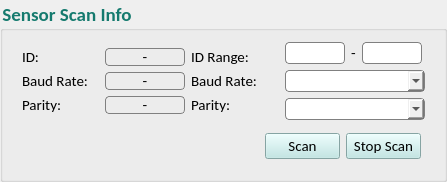
           <widget class="QGroupBox" name="groupBox_5">
            <property name="sizePolicy">
             <sizepolicy hsizetype="Fixed" vsizetype="Fixed">
              <horstretch>0</horstretch>
              <verstretch>0</verstretch>
             </sizepolicy>
            </property>
            <property name="minimumSize">
             <size>
              <width>441</width>
              <height>182</height>
             </size>
            </property>
            <property name="maximumSize">
             <size>
              <width>16777215</width>
              <height>182</height>
             </size>
            </property>
            <property name="font">
             <font>
              <family>Calibri</family>
              <pointsize>14</pointsize>
              <weight>75</weight>
              <bold>true</bold>
              <kerning>true</kerning>
             </font>
            </property>
            <property name="styleSheet">
             <string notr="true">color: #157A6E;
background:none;</string>
            </property>
            <property name="title">
             <string>Sensor Scan Info</string>
            </property>
            <layout class="QGridLayout" name="gridLayout_25">
             <item row="0" column="0">
              <layout class="QGridLayout" name="gridLayout_112">
               <item row="0" column="0">
                <layout class="QGridLayout" name="gridLayout_113">
                 <property name="sizeConstraint">
                  <enum>QLayout::SetDefaultConstraint</enum>
                 </property>
                 <item row="0" column="1">
                  <layout class="QGridLayout" name="gridLayout_149">
                   <property name="sizeConstraint">
                    <enum>QLayout::SetDefaultConstraint</enum>
                   </property>
                   <item row="0" column="0">
                    <widget class="QLabel" name="Parity_Label_13">
                     <property name="sizePolicy">
                      <sizepolicy hsizetype="Fixed" vsizetype="Fixed">
                       <horstretch>0</horstretch>
                       <verstretch>0</verstretch>
                      </sizepolicy>
                     </property>
                     <property name="minimumSize">
                      <size>
                       <width>75</width>
                       <height>18</height>
                      </size>
                     </property>
                     <property name="maximumSize">
                      <size>
                       <width>75</width>
                       <height>18</height>
                      </size>
                     </property>
                     <property name="font">
                      <font>
                       <family>Calibri</family>
                       <pointsize>11</pointsize>
                       <weight>50</weight>
                       <bold>false</bold>
                       <kerning>true</kerning>
                      </font>
                     </property>
                     <property name="styleSheet">
                      <string notr="true">color: rgb(0,0,0);</string>
                     </property>
                     <property name="text">
                      <string>ID Range:</string>
                     </property>
                    </widget>
                   </item>
                   <item row="1" column="0">
                    <widget class="QLabel" name="Parity_Label_14">
                     <property name="sizePolicy">
                      <sizepolicy hsizetype="Fixed" vsizetype="Fixed">
                       <horstretch>0</horstretch>
                       <verstretch>0</verstretch>
                      </sizepolicy>
                     </property>
                     <property name="minimumSize">
                      <size>
                       <width>80</width>
                       <height>18</height>
                      </size>
                     </property>
                     <property name="maximumSize">
                      <size>
                       <width>80</width>
                       <height>18</height>
                      </size>
                     </property>
                     <property name="font">
                      <font>
                       <family>Calibri</family>
                       <pointsize>11</pointsize>
                       <weight>50</weight>
                       <bold>false</bold>
                       <kerning>true</kerning>
                      </font>
                     </property>
                     <property name="styleSheet">
                      <string notr="true">color: rgb(0,0,0);</string>
                     </property>
                     <property name="text">
                      <string>Baud Rate:</string>
                     </property>
                    </widget>
                   </item>
                   <item row="2" column="0">
                    <widget class="QLabel" name="Parity_Label_15">
                     <property name="sizePolicy">
                      <sizepolicy hsizetype="Fixed" vsizetype="Fixed">
                       <horstretch>0</horstretch>
                       <verstretch>0</verstretch>
                      </sizepolicy>
                     </property>
                     <property name="minimumSize">
                      <size>
                       <width>75</width>
                       <height>18</height>
                      </size>
                     </property>
                     <property name="maximumSize">
                      <size>
                       <width>75</width>
                       <height>18</height>
                      </size>
                     </property>
                     <property name="font">
                      <font>
                       <family>Calibri</family>
                       <pointsize>11</pointsize>
                       <weight>50</weight>
                       <bold>false</bold>
                       <kerning>true</kerning>
                      </font>
                     </property>
                     <property name="styleSheet">
                      <string notr="true">color: rgb(0,0,0);</string>
                     </property>
                     <property name="text">
                      <string>Parity:</string>
                     </property>
                    </widget>
                   </item>
                  </layout>
                 </item>
                 <item row="0" column="0">
                  <layout class="QGridLayout" name="gridLayout_150">
                   <property name="sizeConstraint">
                    <enum>QLayout::SetDefaultConstraint</enum>
                   </property>
                   <item row="0" column="1">
                    <layout class="QGridLayout" name="gridLayout_151">
                     <item row="0" column="0">
                      <widget class="QLabel" name="device_ID_variable">
                       <property name="sizePolicy">
                        <sizepolicy hsizetype="Fixed" vsizetype="Fixed">
                         <horstretch>0</horstretch>
                         <verstretch>0</verstretch>
                        </sizepolicy>
                       </property>
                       <property name="minimumSize">
                        <size>
                         <width>80</width>
                         <height>18</height>
                        </size>
                       </property>
                       <property name="maximumSize">
                        <size>
                         <width>80</width>
                         <height>18</height>
                        </size>
                       </property>
                       <property name="font">
                        <font>
                         <family>Calibri</family>
                         <pointsize>11</pointsize>
                         <weight>50</weight>
                         <bold>false</bold>
                         <stylestrategy>PreferAntialias</stylestrategy>
                         <kerning>true</kerning>
                        </font>
                       </property>
                       <property name="styleSheet">
                        <string notr="true">border: 1px solid gray;
border-radius: 4px;color:rgb(0,0,0);</string>
                       </property>
                       <property name="text">
                        <string>-</string>
                       </property>
                       <property name="alignment">
                        <set>Qt::AlignCenter</set>
                       </property>
                      </widget>
                     </item>
                     <item row="1" column="0">
                      <widget class="QLabel" name="baud_rate_variable">
                       <property name="sizePolicy">
                        <sizepolicy hsizetype="Fixed" vsizetype="Fixed">
                         <horstretch>0</horstretch>
                         <verstretch>0</verstretch>
                        </sizepolicy>
                       </property>
                       <property name="minimumSize">
                        <size>
                         <width>80</width>
                         <height>18</height>
                        </size>
                       </property>
                       <property name="maximumSize">
                        <size>
                         <width>80</width>
                         <height>18</height>
                        </size>
                       </property>
                       <property name="font">
                        <font>
                         <family>Calibri</family>
                         <pointsize>11</pointsize>
                         <weight>50</weight>
                         <bold>false</bold>
                         <stylestrategy>PreferAntialias</stylestrategy>
                         <kerning>true</kerning>
                        </font>
                       </property>
                       <property name="styleSheet">
                        <string notr="true">border: 1px solid gray;
border-radius: 4px;color:rgb(0,0,0);</string>
                       </property>
                       <property name="text">
                        <string>-</string>
                       </property>
                       <property name="alignment">
                        <set>Qt::AlignCenter</set>
                       </property>
                      </widget>
                     </item>
                     <item row="2" column="0">
                      <widget class="QLabel" name="Parity_variable">
                       <property name="sizePolicy">
                        <sizepolicy hsizetype="Fixed" vsizetype="Fixed">
                         <horstretch>0</horstretch>
                         <verstretch>0</verstretch>
                        </sizepolicy>
                       </property>
                       <property name="minimumSize">
                        <size>
                         <width>80</width>
                         <height>18</height>
                        </size>
                       </property>
                       <property name="maximumSize">
                        <size>
                         <width>80</width>
                         <height>18</height>
                        </size>
                       </property>
                       <property name="font">
                        <font>
                         <family>Calibri</family>
                         <pointsize>11</pointsize>
                         <weight>50</weight>
                         <bold>false</bold>
                         <stylestrategy>PreferAntialias</stylestrategy>
                         <kerning>true</kerning>
                        </font>
                       </property>
                       <property name="styleSheet">
                        <string notr="true">border: 1px solid gray;
border-radius: 4px;color:rgb(0,0,0);</string>
                       </property>
                       <property name="text">
                        <string>-</string>
                       </property>
                       <property name="alignment">
                        <set>Qt::AlignCenter</set>
                       </property>
                      </widget>
                     </item>
                    </layout>
                   </item>
                   <item row="0" column="0">
                    <layout class="QGridLayout" name="gridLayout_152">
                     <item row="0" column="0">
                      <widget class="QLabel" name="Parity_Label_16">
                       <property name="sizePolicy">
                        <sizepolicy hsizetype="Fixed" vsizetype="Fixed">
                         <horstretch>0</horstretch>
                         <verstretch>0</verstretch>
                        </sizepolicy>
                       </property>
                       <property name="minimumSize">
                        <size>
                         <width>75</width>
                         <height>18</height>
                        </size>
                       </property>
                       <property name="maximumSize">
                        <size>
                         <width>17</width>
                         <height>18</height>
                        </size>
                       </property>
                       <property name="font">
                        <font>
                         <family>Calibri</family>
                         <pointsize>11</pointsize>
                         <weight>50</weight>
                         <bold>false</bold>
                         <kerning>true</kerning>
                        </font>
                       </property>
                       <property name="styleSheet">
                        <string notr="true">color: rgb(0,0,0);</string>
                       </property>
                       <property name="text">
                        <string>ID:</string>
                       </property>
                      </widget>
                     </item>
                     <item row="1" column="0">
                      <widget class="QLabel" name="baudRate_label_4">
                       <property name="sizePolicy">
                        <sizepolicy hsizetype="Fixed" vsizetype="Fixed">
                         <horstretch>0</horstretch>
                         <verstretch>0</verstretch>
                        </sizepolicy>
                       </property>
                       <property name="minimumSize">
                        <size>
                         <width>77</width>
                         <height>18</height>
                        </size>
                       </property>
                       <property name="maximumSize">
                        <size>
                         <width>80</width>
                         <height>18</height>
                        </size>
                       </property>
                       <property name="font">
                        <font>
                         <family>Calibri</family>
                         <pointsize>11</pointsize>
                         <weight>50</weight>
                         <bold>false</bold>
                         <kerning>true</kerning>
                        </font>
                       </property>
                       <property name="styleSheet">
                        <string notr="true">color: rgb(0,0,0);</string>
                       </property>
                       <property name="text">
                        <string>Baud Rate:</string>
                       </property>
                      </widget>
                     </item>
                     <item row="2" column="0">
                      <widget class="QLabel" name="device_ID_label_4">
                       <property name="sizePolicy">
                        <sizepolicy hsizetype="Fixed" vsizetype="Fixed">
                         <horstretch>0</horstretch>
                         <verstretch>0</verstretch>
                        </sizepolicy>
                       </property>
                       <property name="minimumSize">
                        <size>
                         <width>75</width>
                         <height>18</height>
                        </size>
                       </property>
                       <property name="maximumSize">
                        <size>
                         <width>40</width>
                         <height>18</height>
                        </size>
                       </property>
                       <property name="font">
                        <font>
                         <family>Calibri</family>
                         <pointsize>11</pointsize>
                         <weight>50</weight>
                         <bold>false</bold>
                         <kerning>true</kerning>
                        </font>
                       </property>
                       <property name="styleSheet">
                        <string notr="true">color: rgb(0,0,0);</string>
                       </property>
                       <property name="text">
                        <string>Parity:</string>
                       </property>
                      </widget>
                     </item>
                    </layout>
                   </item>
                  </layout>
                 </item>
                </layout>
               </item>
               <item row="0" column="1">
                <layout class="QGridLayout" name="gridLayout_153">
                 <item row="0" column="0">
                  <layout class="QGridLayout" name="gridLayout_154">
                   <item row="0" column="0">
                    <widget class="QLineEdit" name="ID_Range_1">
                     <property name="enabled">
                      <bool>true</bool>
                     </property>
                     <property name="sizePolicy">
                      <sizepolicy hsizetype="Fixed" vsizetype="Fixed">
                       <horstretch>0</horstretch>
                       <verstretch>0</verstretch>
                      </sizepolicy>
                     </property>
                     <property name="minimumSize">
                      <size>
                       <width>60</width>
                       <height>22</height>
                      </size>
                     </property>
                     <property name="maximumSize">
                      <size>
                       <width>60</width>
                       <height>22</height>
                      </size>
                     </property>
                     <property name="font">
                      <font>
                       <family>Calibri</family>
                       <pointsize>11</pointsize>
                       <weight>50</weight>
                       <bold>false</bold>
                      </font>
                     </property>
                     <property name="styleSheet">
                      <string notr="true">border: 1px solid gray;
border-radius: 4px;
color: rgb(0,0,0);</string>
                     </property>
                    </widget>
                   </item>
                   <item row="0" column="1">
                    <widget class="QLabel" name="baud_rate_variable_5">
                     <property name="sizePolicy">
                      <sizepolicy hsizetype="Fixed" vsizetype="Fixed">
                       <horstretch>0</horstretch>
                       <verstretch>0</verstretch>
                      </sizepolicy>
                     </property>
                     <property name="minimumSize">
                      <size>
                       <width>5</width>
                       <height>14</height>
                      </size>
                     </property>
                     <property name="maximumSize">
                      <size>
                       <width>5</width>
                       <height>14</height>
                      </size>
                     </property>
                     <property name="font">
                      <font>
                       <family>Calibri</family>
                       <pointsize>11</pointsize>
                       <weight>50</weight>
                       <bold>false</bold>
                       <kerning>true</kerning>
                      </font>
                     </property>
                     <property name="styleSheet">
                      <string notr="true">color: rgb(0, 0, 0);</string>
                     </property>
                     <property name="text">
                      <string>-</string>
                     </property>
                    </widget>
                   </item>
                   <item row="0" column="2">
                    <widget class="QLineEdit" name="ID_Range_2">
                     <property name="enabled">
                      <bool>true</bool>
                     </property>
                     <property name="sizePolicy">
                      <sizepolicy hsizetype="Maximum" vsizetype="Fixed">
                       <horstretch>0</horstretch>
                       <verstretch>0</verstretch>
                      </sizepolicy>
                     </property>
                     <property name="minimumSize">
                      <size>
                       <width>60</width>
                       <height>22</height>
                      </size>
                     </property>
                     <property name="maximumSize">
                      <size>
                       <width>60</width>
                       <height>22</height>
                      </size>
                     </property>
                     <property name="font">
                      <font>
                       <family>Calibri</family>
                       <pointsize>11</pointsize>
                       <weight>50</weight>
                       <bold>false</bold>
                      </font>
                     </property>
                     <property name="styleSheet">
                      <string notr="true">border: 1px solid gray;
border-radius: 4px;
color: rgb(0,0,0);</string>
                     </property>
                    </widget>
                   </item>
                  </layout>
                 </item>
                 <item row="1" column="0">
                  <widget class="QComboBox" name="Baud_Range">
                   <property name="sizePolicy">
                    <sizepolicy hsizetype="Fixed" vsizetype="Fixed">
                     <horstretch>0</horstretch>
                     <verstretch>0</verstretch>
                    </sizepolicy>
                   </property>
                   <property name="minimumSize">
                    <size>
                     <width>140</width>
                     <height>22</height>
                    </size>
                   </property>
                   <property name="maximumSize">
                    <size>
                     <width>140</width>
                     <height>22</height>
                    </size>
                   </property>
                   <property name="sizeIncrement">
                    <size>
                     <width>0</width>
                     <height>0</height>
                    </size>
                   </property>
                   <property name="font">
                    <font>
                     <family>Calibri</family>
                     <pointsize>11</pointsize>
                     <weight>50</weight>
                     <bold>false</bold>
                    </font>
                   </property>
                   <property name="styleSheet">
                    <string notr="true">border: 1px solid gray;
border-radius: 4px;
color:rgb(0,0,0);</string>
                   </property>
                  </widget>
                 </item>
                 <item row="2" column="0">
                  <widget class="QComboBox" name="Parity_Range">
                   <property name="sizePolicy">
                    <sizepolicy hsizetype="Fixed" vsizetype="Fixed">
                     <horstretch>0</horstretch>
                     <verstretch>0</verstretch>
                    </sizepolicy>
                   </property>
                   <property name="minimumSize">
                    <size>
                     <width>140</width>
                     <height>22</height>
                    </size>
                   </property>
                   <property name="maximumSize">
                    <size>
                     <width>140</width>
                     <height>22</height>
                    </size>
                   </property>
                   <property name="font">
                    <font>
                     <family>Calibri</family>
                     <pointsize>11</pointsize>
                     <weight>50</weight>
                     <bold>false</bold>
                    </font>
                   </property>
                   <property name="styleSheet">
                    <string notr="true">border: 1px solid gray;
border-radius: 4px;
color:rgb(0,0,0);</string>
                   </property>
                  </widget>
                 </item>
                </layout>
               </item>
              </layout>
             </item>
             <item row="1" column="0">
              <layout class="QGridLayout" name="gridLayout_155">
               <item row="0" column="2">
                <widget class="QPushButton" name="stopSensorScan_2">
                 <property name="sizePolicy">
                  <sizepolicy hsizetype="Preferred" vsizetype="Fixed">
                   <horstretch>0</horstretch>
                   <verstretch>0</verstretch>
                  </sizepolicy>
                 </property>
                 <property name="minimumSize">
                  <size>
                   <width>75</width>
                   <height>26</height>
                  </size>
                 </property>
                 <property name="maximumSize">
                  <size>
                   <width>75</width>
                   <height>26</height>
                  </size>
                 </property>
                 <property name="font">
                  <font>
                   <family>Calibri</family>
                   <pointsize>11</pointsize>
                   <weight>50</weight>
                   <bold>false</bold>
                   <kerning>true</kerning>
                  </font>
                 </property>
                 <property name="cursor">
                  <cursorShape>PointingHandCursor</cursorShape>
                 </property>
                 <property name="styleSheet">
                  <string notr="true">background-color:#BBE6E4;color: rgb(0, 0, 0);</string>
                 </property>
                 <property name="text">
                  <string>Stop Scan</string>
                 </property>
                </widget>
               </item>
               <item row="0" column="1">
                <widget class="QPushButton" name="sensorScanbtn_2">
                 <property name="sizePolicy">
                  <sizepolicy hsizetype="Preferred" vsizetype="Fixed">
                   <horstretch>0</horstretch>
                   <verstretch>0</verstretch>
                  </sizepolicy>
                 </property>
                 <property name="minimumSize">
                  <size>
                   <width>75</width>
                   <height>26</height>
                  </size>
                 </property>
                 <property name="maximumSize">
                  <size>
                   <width>75</width>
                   <height>26</height>
                  </size>
                 </property>
                 <property name="font">
                  <font>
                   <family>Calibri</family>
                   <pointsize>11</pointsize>
                   <weight>50</weight>
                   <bold>false</bold>
                   <kerning>true</kerning>
                  </font>
                 </property>
                 <property name="cursor">
                  <cursorShape>PointingHandCursor</cursorShape>
                 </property>
                 <property name="styleSheet">
                  <string notr="true">background-color:#BBE6E4;color: rgb(0, 0, 0);</string>
                 </property>
                 <property name="text">
                  <string>Scan</string>
                 </property>
                </widget>
               </item>
               <item row="0" column="0">
                <spacer name="horizontalSpacer_16">
                 <property name="minimumSize">
                  <size>
                   <width>251</width>
                   <height>40</height>
                  </size>
                 </property>
                 <property name="maximumSize">
                  <size>
                   <width>251</width>
                   <height>40</height>
                  </size>
                 </property>
                 <property name="orientation">
                  <enum>Qt::Horizontal</enum>
                 </property>
                 <property name="sizeHint" stdset="0">
                  <size>
                   <width>150</width>
                   <height>20</height>
                  </size>
                 </property>
                </spacer>
               </item>
               <item row="0" column="3">
                <spacer name="horizontalSpacer_13">
                 <property name="orientation">
                  <enum>Qt::Horizontal</enum>
                 </property>
                 <property name="sizeType">
                  <enum>QSizePolicy::Fixed</enum>
                 </property>
                 <property name="sizeHint" stdset="0">
                  <size>
                   <width>12</width>
                   <height>20</height>
                  </size>
                 </property>
                </spacer>
               </item>
              </layout>
             </item>
            </layout>
           </widget>
